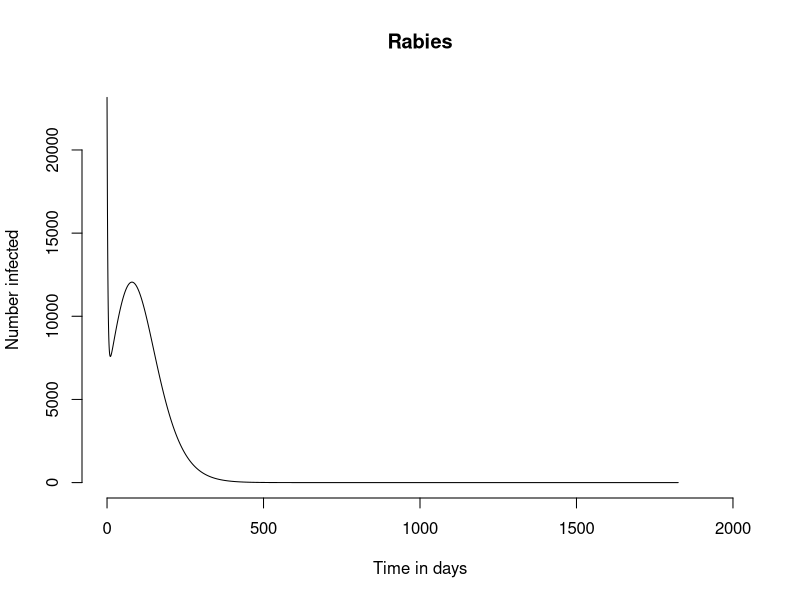

Write R code to recreate this figure.
rm(list=ls())

sir <- function(t,y,parms){

  with(c(as.list(y),parms),{
    dSdT <- -Lambda*S*I/N -Tau*S +Psi*V+B*N- Mu1 * S
    dEdT <- Lambda*S*I/N - Gamma*E -Mu1 * E
    dIdT <- Gamma*E-Mu1*I-Mu2*I
    dVdT <- Tau*S - Psi * V - Mu1 * V
    
    return(list(c(dSdT,dEdT,dIdT,dVdT)))
  })
}




time <- 0



N0 <- 2316000


pop.SI <- c(S = (1-0.02)*N0,
            E = (0.01)*N0,
            I = (0.01)*N0, 
            V=0 )       



values <- c(
  B = 0.0005, # unknown
  Mu1=1/(25*30), 
  Mu2=1/(3.1),
  Psi=1/(2.5*365),
  Tau=70/(100*365),
  Lambda=0.49, # unknown
  Gamma=1/22.3, 
  N=N0)



sir(t=time,y=pop.SI,parms=values)


delta.t <- 0.1                    

pop.next <- pop.SI + unlist(sir(t=time,y=pop.SI,parms=values)) * delta.t
pop.SI
pop.next



library(deSolve)               
time.out <- seq(0,365*5,0.1)  

lsoda(
  y = pop.SI,               
  times = time.out,             
  func = sir,                   
  parms = values                
)

ts.sir <- data.frame(lsoda(
  y = pop.SI,               
  times = time.out,         
  func = sir,               
  parms = values            
))

head(ts.sir)

subset(ts.sir,time==365*5)

plot(ts.sir$time,               
     ts.sir$I,                  
     xlab = "Time in days",     
     ylab = "Number infected",  
     main = "Rabies",           
     xlim = c(0,400*5),           
     type = "l",                
     bty = "n")                 
